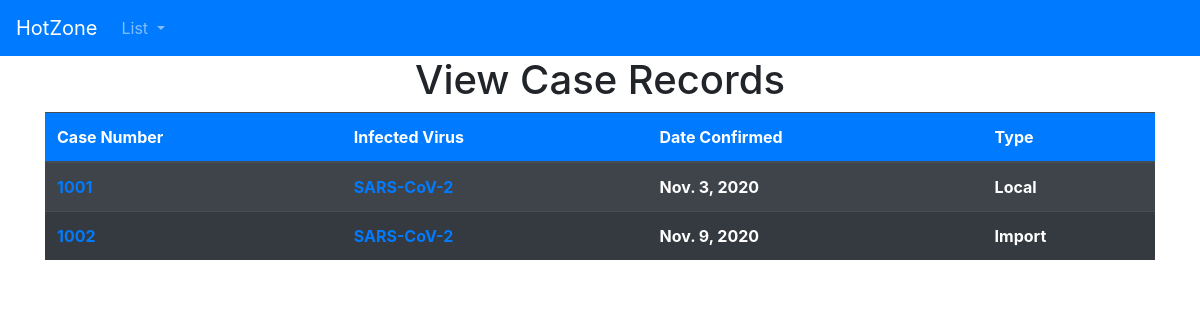
The app's page /cases with its own data.
### hotzone/models.py (models this page shows, shortened)
class CaseDetail(models.Model):
    caseType_choices = [
        ("Local", "Local"),
        ("Import", "Import")
    ]
    caseNumber = models.CharField(max_length=5)
    virus = models.ForeignKey(VirusDetail, on_delete=models.CASCADE)
    patient = models.ForeignKey(PatientDetail, on_delete=models.CASCADE)
    date = models.DateField()
    caseType = models.CharField(max_length=10, choices=caseType_choices)

class VirusDetail(models.Model):
    name = models.CharField(max_length=100)
    commonName = models.CharField(max_length=100)
    maxInfectionPeriod = models.PositiveIntegerField()
    def __str__(self):
        return self.name

### hotzone/views.py (the view)
# urls.py: path('cases', views.list_cases, name='list_cases'),
def list_cases(request):
    cases_list = CaseDetail.objects.all()
    context = {'cases_list': cases_list}
    return render(request, 'list_cases.html', context)

### templates/list_cases.html (shortened to what this page needs)
<!DOCTYPE html>
<html>
<head>
    <link rel="stylesheet" href="https://cdnjs.cloudflare.com/ajax/libs/font-awesome/4.7.0/css/font-awesome.min.css">
    <link rel="stylesheet" href="https://cdn.jsdelivr.net/npm/bootstrap@4.5.3/dist/css/bootstrap.min.css"
>
</head>
<body>
    {% include 'navbar.html' %}
    <h1 class="text-center">View Case Records </h1>
    <div class="container-xl">
        <div class="row">
            <div class="col">
                <table class="table table-striped table-dark">
                    <thead class="bg-primary">
                        <tr>
                            <th>Case Number</th>
                            <th>Infected Virus</th>
                            <th>Date Confirmed</th>
                            <th>Type</th>
                        </tr>
                    </thead>
                    <tbody class="table table-striped table-dark">
                        {% for case in cases_list %}
                        <tr>
                            <th scope="row"><a
                                    href="{% url 'show_case_detail' case.caseNumber %}">{{case.caseNumber}}</a></th>
                            <th scope="row"><a href="{% url 'show_virus_detail' case.virus %}">{{case.virus}}</a>
                            </th>
                            <th scope="row">{{case.date}}</th>
                            <th scope="row">{{case.caseType}}</th>
                        </tr>
                        {% endfor %}
                </table>
            </div>
        </div>
    </div>
</body>
</html>

### records on screen
CaseDetail: caseNumber "1001", virus "SARS-CoV-2", date "Nov. 3, 2020", caseType "Local"
CaseDetail: caseNumber "1002", virus "SARS-CoV-2", date "Nov. 9, 2020", caseType "Import"
